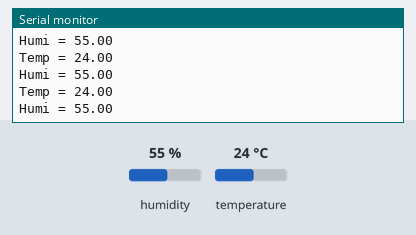
Bench run of a sketch on a simulated Arduino Uno, built with avr-gcc and run on an emulated ATmega328P. Shown: the last lines printed to the serial monitor. The test bench sets the inputs (shaded band); at power-on: humidity 55 %, temperature 24 °C.

Above: at 2.8 s.
2.9 s: humidity set to 22 %
At 4.7 s:
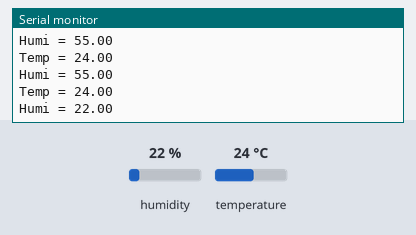
5.6 s: temperature set to 12 °C
At 6.5 s:
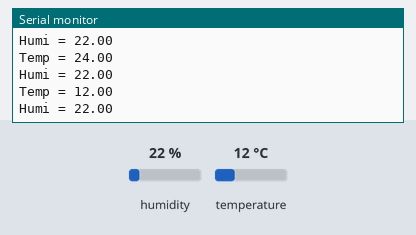
8.3 s: humidity set to 40 %
At 10.9 s:
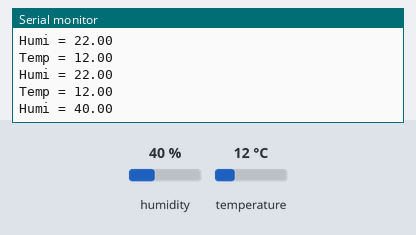
Timing chart, 0 to 12.4 s (numbered marks = the images above; inputs shaded):
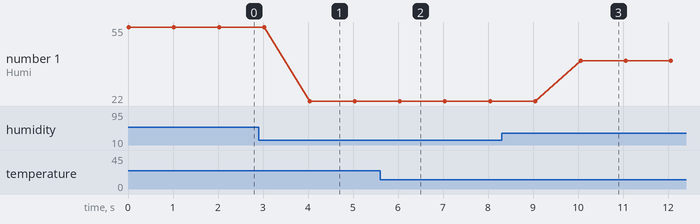

The sketch:

dht.ino
```cpp
#include <DHT.h>
//define tên biến gtri
#define DHTTYPE DHT22
#define DHTPIN 2

DHT   dhtSensor(DHTPIN, DHTTYPE);

void setup() {
Serial.begin(9600);
//điền tốc độ baud
dhtSensor.begin();
}

void loop() {
float temp = dhtSensor.readTemperature();
float humi = dhtSensor.readHumidity();

Serial.print("Temp = ");
Serial.println(temp);
Serial.print("Humi = ");
Serial.println(humi);
delay(1000);
}
```

Measured:
- after the input at 2.9 s, the serial monitor: prints a new line after 1.1 s (image 1)
- after the input at 5.6 s, the serial monitor: prints a new line after 0.43 s (image 2)
- after the input at 8.3 s, the serial monitor: prints a new line after 1.8 s (image 3)
- plotted number 1: 55 → 22 after the input at 2.9 s, 22 → 40 after the input at 8.3 s
